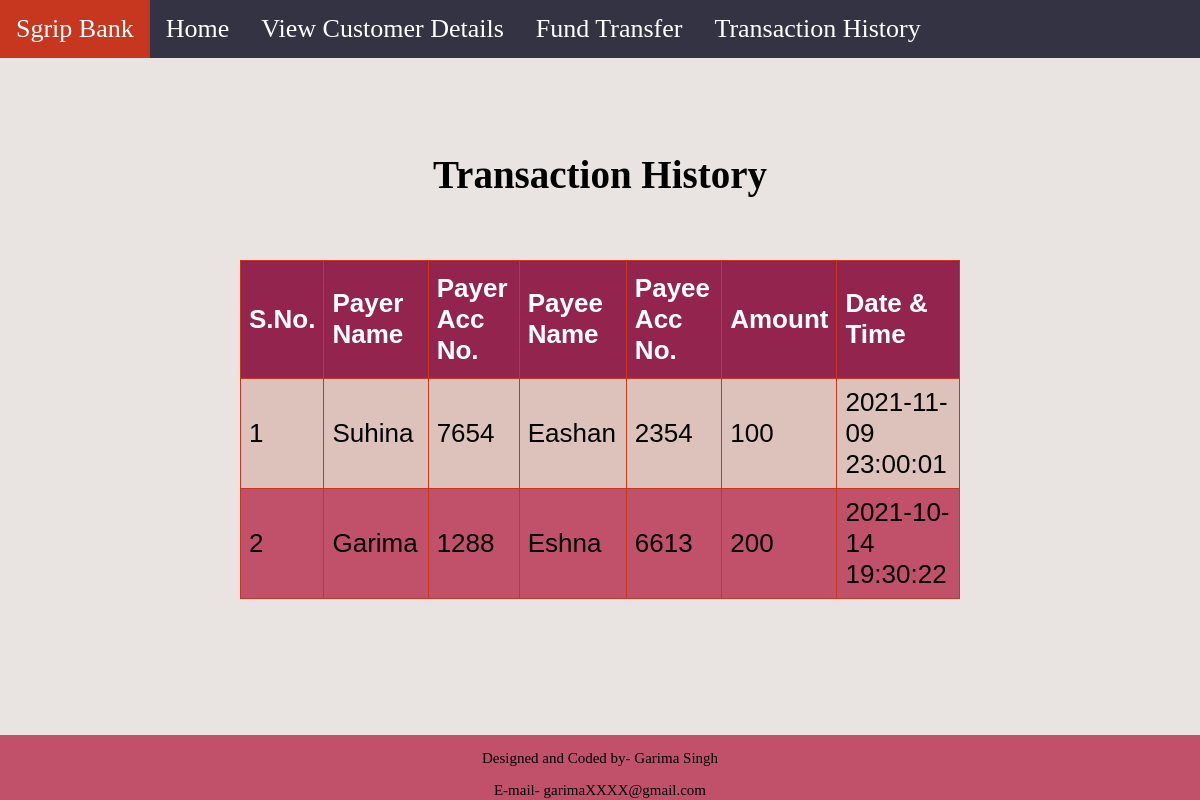
The page /History.php on the database its author committed.
### tables this page shows
CREATE TABLE `history` (
  `sno` int(11) NOT NULL,
  `payer` text NOT NULL,
  `payerAcc` int(11) NOT NULL,
  `payee` text NOT NULL,
  `payeeAcc` int(11) NOT NULL,
  `amount` double NOT NULL,
  `time` text NOT NULL
);

### History.php (the view, shortened to what this page needs)
<?php
$servername = "";
    $username = "";
    $password = "";
    $bname = "";
$connect = new mysqli($servername, $username, $password, $bname);
$sql = "SELECT * FROM history" ;
$result = $connect->query($sql);
?>
<!DOCTYPE html>
<html lang="en">
<head>
</head>
<body>
  <?php include('navbar.php'); ?>
	<div class="container">
        <h2 style="text-align: center">Transaction History</h2>
       <br>
       <div>
    <table id = "Table">
        <thead>
            <tr>
                <th>S.No.</th>
                <th>Payer Name</th>
                <th>Payer Acc No.</th>
                <th>Payee Name</th>
                <th>Payee Acc No.</th>
                <th>Amount</th>
                <th>Date & Time</th>
            </tr>
        </thead>
        <tbody>
        <?php
    while($row = $result->fetch_assoc()) {
  ?>
 <tr>
        <td><?php echo $row['sno']; ?></td>
        <td><?php echo $row['payer']; ?></td>
        <td><?php echo $row['payerAcc']; ?></td>
        <td><?php echo $row['payee']; ?></td>
        <td><?php echo $row['payeeAcc']; ?></td>
        <td><?php echo $row['amount']; ?></td>
        <td><?php echo $row['time']; ?></td>
        </tr>
 <?php
    }
?>
</table>
    </div>
</div>
<footer style="text-align: center">
            <p style="font-size:15px">Designed and Coded by- Garima Singh</p>
            <p style="font-size:15px">E-mail- garimaXXXX@gmail.com</p>
  </footer>
<body>
</html>

### History.php (style rules this page uses)
html { position: relative; min-height: 100%; }
body { padding-top: 95px; font-size:26px; padding-bottom: 95px; background: #e9e3e2; }
.container { padding-top:5px; display: block; margin-top: 20px; margin-left: auto; margin-right: auto; width: 60%; }
td,th { border: 1px solid #c7371f; padding: 8px; }
#Table { font-family: Arial,Helvetica ; border-collapse: collapse; margin-bottom: 15px; }
#Table tr:nth-child(even) { background-color: #c1506a; }
#Table tr:nth-child(odd) { background-color: #ddc2bc; }
#Table th { padding-top: 12px; padding-bottom: 12px; text-align:left; background-color: #93244d; color:white; }
footer { background-color:#c1506a; position: absolute; left: 0; bottom: 0; height: 65px; width: 100%; }

### navbar.php (style rules this page uses)
body { margin:0; }

### rows shown on the page
history: sno "1", payer "Suhina", payerAcc "7654", payee "Eashan", payeeAcc "2354", amount "100", time "2021-11-09 23:00:01"
history: sno "2", payer "Garima", payerAcc "1288", payee "Eshna", payeeAcc "6613", amount "200", time "2021-10-14 19:30:22"
